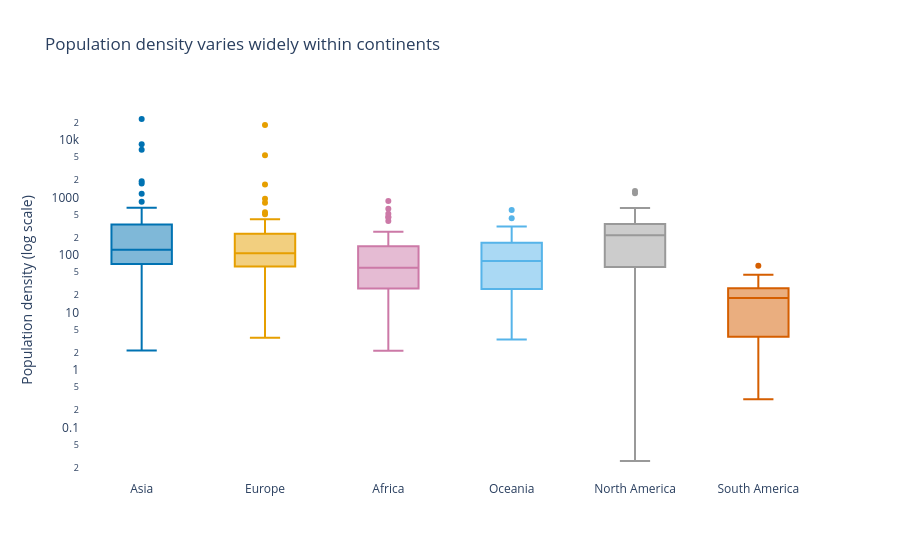

Notebook source saved alongside this figure:
### Markdown cell above
**Chart choice & justification:** *Which chart did you choose, and why? Justify design choices.

*YOUR ANSWER HERE* A box plot shows the median, spread and outliers of population density in each continent. The logarithmic scale makes it easier to compare countries with very different population densities.

### Code cell
fig = px.box(
    df,
    x='Continent',
    y='Density',
    color='Continent',
    points='outliers',
    log_y=True,
    color_discrete_sequence=[
        '#0072B2', '#E69F00', '#CC79A7',
        '#56B4E9', '#999999', '#D55E00'
    ],
    title='Population density varies widely within continents',
    template='plotly_white',
    labels={'Density': 'People per km² (log scale)'}
)

fig.update_layout(
    xaxis_title=None,
    yaxis_title='Population density (log scale)',
    showlegend=False,
    yaxis_showgrid=False
)

fig.show()

### Figure 1 — Plotly figure (JSON) as saved in the notebook; plotly's stock layout.template omitted (floating-point values rounded to 4 significant figures)
{"data": [{"alignmentgroup": "True", "boxpoints": "outliers", "hovertemplate": "Continent=%{x}<br>People per km² (log scale)=%{y}<extra></extra>", "legendgroup": "Asia", "marker": {"color": "#0072B2"}, "name": "Asia", "notched": false, "offsetgroup": "Asia", "orientation": "v", "showlegend": true, "type": "box", "x": ["Asia", "Asia", "Asia", "Asia", "Asia", "Asia", "Asia", "Asia", "Asia", "Asia", "Asia", "Asia", "Asia", "Asia", "Asia", "Asia", "Asia", "Asia", "Asia", "Asia", "Asia", "Asia", "Asia", "Asia", "Asia", "Asia", "Asia", "Asia", "Asia", "Asia", "Asia", "Asia", "Asia", "Asia", "Asia", "Asia", "Asia", "Asia", "Asia", "Asia", "Asia", "Asia", "Asia", "Asia", "Asia", "Asia", "Asia", "Asia", "Asia", "Asia"], "x0": " ", "xaxis": "x", "y": [63.06, 93.48, 119.6, 1924.0, 1160.0, 20.38, 77.88, 92.62, 146.9, 53.72, 6783.0, 431.1, 144.7, 53.73, 101.5, 435.2, 328.0, 126.3, 7.119, 239.6, 33.16, 31.8, 525.2, 23170.0, 102.6, 1746.0, 2.173, 80.08, 207.6, 216.3, 14.79, 267.4, 844.1, 337.5, 232.6, 16.94, 8416.0, 517.1, 332.8, 119.5, 660.2, 69.55, 139.7, 90.18, 108.9, 13.18, 112.9, 77.4, 296.4, 63.82], "y0": " ", "yaxis": "y"}, {"alignmentgroup": "True", "boxpoints": "outliers", "hovertemplate": "Continent=%{x}<br>People per km² (log scale)=%{y}<extra></extra>", "legendgroup": "Europe", "marker": {"color": "#E69F00"}, "name": "Europe", "notched": false, "offsetgroup": "Europe", "orientation": "v", "showlegend": true, "type": "box", "x": ["Europe", "Europe", "Europe", "Europe", "Europe", "Europe", "Europe", "Europe", "Europe", "Europe", "Europe", "Europe", "Europe", "Europe", "Europe", "Europe", "Europe", "Europe", "Europe", "Europe", "Europe", "Europe", "Europe", "Europe", "Europe", "Europe", "Europe", "Europe", "Europe", "Europe", "Europe", "Europe", "Europe", "Europe", "Europe", "Europe", "Europe", "Europe", "Europe", "Europe", "Europe", "Europe", "Europe", "Europe", "Europe", "Europe", "Europe", "Europe", "Europe", "Europe"], "x0": " ", "xaxis": "x", "y": [98.87, 170.6, 106.6, 45.93, 381.8, 63.14, 61.17, 71.22, 135.3, 133.1, 136.5, 29.32, 38.11, 16.37, 117.1, 233.5, 5442.0, 78.68, 811.6, 107.1, 3.62, 71.48, 147.8, 195.9, 955.0, 28.67, 245.8, 42.11, 250.4, 1688.0, 96.7, 18230.0, 45.4, 419.7, 81.42, 16.78, 127.5, 111.5, 82.47, 8.464, 551.8, 81.73, 115.1, 104.6, 93.99, 23.43, 211.7, 65.79, 277.9, 510.0], "y0": " ", "yaxis": "y"}, {"alignmentgroup": "True", "boxpoints": "outliers", "hovertemplate": "Continent=%{x}<br>People per km² (log scale)=%{y}<extra></extra>", "legendgroup": "Africa", "marker": {"color": "#CC79A7"}, "name": "Africa", "notched": false, "offsetgroup": "Africa", "orientation": "v", "showlegend": true, "type": "box", "x": ["Africa", "Africa", "Africa", "Africa", "Africa", "Africa", "Africa", "Africa", "Africa", "Africa", "Africa", "Africa", "Africa", "Africa", "Africa", "Africa", "Africa", "Africa", "Africa", "Africa", "Africa", "Africa", "Africa", "Africa", "Africa", "Africa", "Africa", "Africa", "Africa", "Africa", "Africa", "Africa", "Africa", "Africa", "Africa", "Africa", "Africa", "Africa", "Africa", "Africa", "Africa", "Africa", "Africa", "Africa", "Africa", "Africa", "Africa", "Africa", "Africa", "Africa", "Africa", "Africa", "Africa", "Africa", "Africa", "Africa", "Africa"], "x0": " ", "xaxis": "x", "y": [18.85, 28.55, 118.6, 4.519, 83.06, 463.1, 58.71, 147.1, 8.956, 13.8, 449.4, 48.31, 42.22, 110.7, 59.71, 31.33, 69.2, 111.7, 8.925, 253.2, 140.3, 56.37, 58.29, 87.33, 93.09, 75.96, 47.61, 3.872, 50.44, 172.2, 18.22, 4.595, 637.0, 871.9, 83.88, 41.13, 3.109, 20.69, 236.6, 17.46, 387.9, 523.1, 235.9, 88.03, 237.0, 120.0, 27.6, 49.05, 17.61, 24.85, 69.3, 155.8, 75.52, 195.6, 2.165, 26.6, 41.77], "y0": " ", "yaxis": "y"}, {"alignmentgroup": "True", "boxpoints": "outliers", "hovertemplate": "Continent=%{x}<br>People per km² (log scale)=%{y}<extra></extra>", "legendgroup": "Oceania", "marker": {"color": "#56B4E9"}, "name": "Oceania", "notched": false, "offsetgroup": "Oceania", "orientation": "v", "showlegend": true, "type": "box", "x": ["Oceania", "Oceania", "Oceania", "Oceania", "Oceania", "Oceania", "Oceania", "Oceania", "Oceania", "Oceania", "Oceania", "Oceania", "Oceania", "Oceania", "Oceania", "Oceania", "Oceania", "Oceania", "Oceania", "Oceania", "Oceania", "Oceania", "Oceania"], "x0": " ", "xaxis": "x", "y": [222.5, 3.403, 72.08, 50.88, 73.5, 312.9, 161.8, 229.7, 162.6, 603.2, 15.61, 19.17, 7.439, 106.8, 39.34, 21.91, 78.25, 25.06, 155.9, 143.0, 435.1, 26.81, 81.49], "y0": " ", "yaxis": "y"}, {"alignmentgroup": "True", "boxpoints": "outliers", "hovertemplate": "Continent=%{x}<br>People per km² (log scale)=%{y}<extra></extra>", "legendgroup": "North America", "marker": {"color": "#999999"}, "name": "North America", "notched": false, "offsetgroup": "North America", "orientation": "v", "showlegend": true, "type": "box", "x": ["North America", "North America", "North America", "North America", "North America", "North America", "North America", "North America", "North America", "North America", "North America", "North America", "North America", "North America", "North America", "North America", "North America", "North America", "North America", "North America", "North America", "North America", "North America", "North America", "North America", "North America", "North America", "North America", "North America", "North America", "North America", "North America", "North America", "North America", "North America", "North America", "North America", "North America", "North America", "North America"], "x0": " ", "xaxis": "x", "y": [174.3, 212.1, 591.4, 29.4, 655.0, 17.65, 1189.0, 207.3, 3.851, 260.2, 101.4, 102.0, 430.5, 96.85, 230.7, 301.1, 0.0261, 364.6, 243.1, 163.9, 417.5, 92.74, 257.2, 325.8, 64.91, 43.04, 53.3, 58.46, 366.7, 522.2, 182.6, 292.0, 599.8, 24.22, 267.2, 1299.0, 298.4, 48.21, 36.09, 286.6], "y0": " ", "yaxis": "y"}, {"alignmentgroup": "True", "boxpoints": "outliers", "hovertemplate": "Continent=%{x}<br>People per km² (log scale)=%{y}<extra></extra>", "legendgroup": "South America", "marker": {"color": "#D55E00"}, "name": "South America", "notched": false, "offsetgroup": "South America", "orientation": "v", "showlegend": true, "type": "box", "x": ["South America", "South America", "South America", "South America", "South America", "South America", "South America", "South America", "South America", "South America", "South America", "South America", "South America", "South America"], "x0": " ", "xaxis": "x", "y": [16.37, 11.13, 25.28, 25.93, 45.43, 65.02, 0.3105, 3.646, 3.762, 16.67, 26.49, 3.773, 18.91, 30.88], "y0": " ", "yaxis": "y"}], "layout": {"boxmode": "overlay", "legend": {"title": {"text": "Continent"}, "tracegroupgap": 0}, "showlegend": false, "title": {"text": "Population density varies widely within continents"}, "xaxis": {"anchor": "y", "categoryarray": ["Asia", "Europe", "Africa", "Oceania", "North America", "South America"], "categoryorder": "array", "domain": [0, 1], "title": {}}, "yaxis": {"anchor": "x", "domain": [0, 1], "showgrid": false, "title": {"text": "Population density (log scale)"}, "type": "log"}}}
